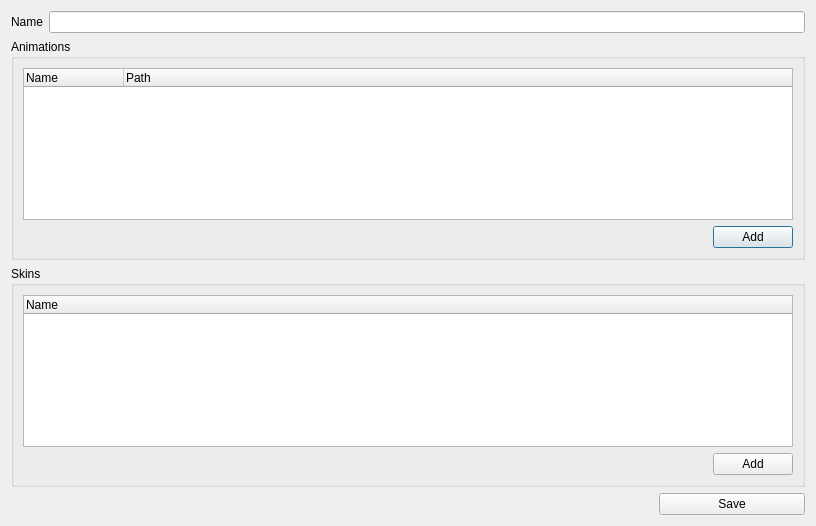
<?xml version="1.0" encoding="UTF-8"?>
<ui version="4.0">
 <class>DlgSkinnedModelEdit</class>
 <widget class="QDialog" name="DlgSkinnedModelEdit">
  <property name="geometry">
   <rect>
    <x>0</x>
    <y>0</y>
    <width>816</width>
    <height>526</height>
   </rect>
  </property>
  <property name="windowTitle">
   <string>Skinned model edit</string>
  </property>
  <layout class="QGridLayout" name="gridLayout">
   <item row="2" column="0" colspan="6">
    <widget class="QGroupBox" name="groupBox">
     <property name="title">
      <string>Animations</string>
     </property>
     <layout class="QGridLayout" name="gridLayout_3">
      <item row="1" column="1">
       <widget class="QPushButton" name="pushButton_4">
        <property name="sizePolicy">
         <sizepolicy hsizetype="Minimum" vsizetype="Fixed">
          <horstretch>0</horstretch>
          <verstretch>1</verstretch>
         </sizepolicy>
        </property>
        <property name="text">
         <string>Add</string>
        </property>
       </widget>
      </item>
      <item row="1" column="0">
       <spacer name="horizontalSpacer_2">
        <property name="orientation">
         <enum>Qt::Horizontal</enum>
        </property>
        <property name="sizeHint" stdset="0">
         <size>
          <width>40</width>
          <height>20</height>
         </size>
        </property>
       </spacer>
      </item>
      <item row="0" column="0" colspan="2">
       <widget class="QTreeWidget" name="dfasdf">
        <column>
         <property name="text">
          <string>Name</string>
         </property>
        </column>
        <column>
         <property name="text">
          <string>Path</string>
         </property>
        </column>
       </widget>
      </item>
     </layout>
    </widget>
   </item>
   <item row="3" column="0" colspan="6">
    <widget class="QGroupBox" name="groupBox_2">
     <property name="title">
      <string>Skins</string>
     </property>
     <layout class="QGridLayout" name="gridLayout_2">
      <item row="0" column="0" colspan="2">
       <widget class="SimpleTreeWidget" name="skinTree">
        <column>
         <property name="text">
          <string>Name</string>
         </property>
        </column>
       </widget>
      </item>
      <item row="1" column="1">
       <widget class="QPushButton" name="pushButton_2">
        <property name="sizePolicy">
         <sizepolicy hsizetype="Minimum" vsizetype="Fixed">
          <horstretch>0</horstretch>
          <verstretch>1</verstretch>
         </sizepolicy>
        </property>
        <property name="text">
         <string>Add</string>
        </property>
       </widget>
      </item>
      <item row="1" column="0">
       <spacer name="horizontalSpacer">
        <property name="orientation">
         <enum>Qt::Horizontal</enum>
        </property>
        <property name="sizeHint" stdset="0">
         <size>
          <width>40</width>
          <height>20</height>
         </size>
        </property>
       </spacer>
      </item>
     </layout>
    </widget>
   </item>
   <item row="0" column="0">
    <widget class="QLabel" name="label_3">
     <property name="sizePolicy">
      <sizepolicy hsizetype="Preferred" vsizetype="Preferred">
       <horstretch>1</horstretch>
       <verstretch>0</verstretch>
      </sizepolicy>
     </property>
     <property name="text">
      <string>Name</string>
     </property>
    </widget>
   </item>
   <item row="5" column="0">
    <spacer name="horizontalSpacer_3">
     <property name="orientation">
      <enum>Qt::Horizontal</enum>
     </property>
     <property name="sizeHint" stdset="0">
      <size>
       <width>40</width>
       <height>20</height>
      </size>
     </property>
    </spacer>
   </item>
   <item row="5" column="5">
    <widget class="QPushButton" name="pushButton_3">
     <property name="sizePolicy">
      <sizepolicy hsizetype="Minimum" vsizetype="Fixed">
       <horstretch>1</horstretch>
       <verstretch>0</verstretch>
      </sizepolicy>
     </property>
     <property name="text">
      <string>Save</string>
     </property>
    </widget>
   </item>
   <item row="5" column="4">
    <spacer name="horizontalSpacer_7">
     <property name="orientation">
      <enum>Qt::Horizontal</enum>
     </property>
     <property name="sizeHint" stdset="0">
      <size>
       <width>40</width>
       <height>20</height>
      </size>
     </property>
    </spacer>
   </item>
   <item row="0" column="1" colspan="5">
    <widget class="QLineEdit" name="nameEdit">
     <property name="sizePolicy">
      <sizepolicy hsizetype="Expanding" vsizetype="Fixed">
       <horstretch>10</horstretch>
       <verstretch>0</verstretch>
      </sizepolicy>
     </property>
    </widget>
   </item>
   <item row="5" column="3">
    <spacer name="horizontalSpacer_6">
     <property name="orientation">
      <enum>Qt::Horizontal</enum>
     </property>
     <property name="sizeHint" stdset="0">
      <size>
       <width>40</width>
       <height>20</height>
      </size>
     </property>
    </spacer>
   </item>
   <item row="5" column="2">
    <spacer name="horizontalSpacer_5">
     <property name="orientation">
      <enum>Qt::Horizontal</enum>
     </property>
     <property name="sizeHint" stdset="0">
      <size>
       <width>40</width>
       <height>20</height>
      </size>
     </property>
    </spacer>
   </item>
   <item row="5" column="1">
    <spacer name="horizontalSpacer_4">
     <property name="orientation">
      <enum>Qt::Horizontal</enum>
     </property>
     <property name="sizeHint" stdset="0">
      <size>
       <width>40</width>
       <height>20</height>
      </size>
     </property>
    </spacer>
   </item>
  </layout>
 </widget>
 <customwidgets>
  <customwidget>
   <class>SimpleTreeWidget</class>
   <extends>QTreeWidget</extends>
   <header>simpletreewidget.h</header>
  </customwidget>
 </customwidgets>
 <resources/>
 <connections>
  <connection>
   <sender>pushButton_2</sender>
   <signal>clicked()</signal>
   <receiver>DlgSkinnedModelEdit</receiver>
   <slot>onSkinPick()</slot>
   <hints>
    <hint type="sourcelabel">
     <x>796</x>
     <y>477</y>
    </hint>
    <hint type="destinationlabel">
     <x>294</x>
     <y>163</y>
    </hint>
   </hints>
  </connection>
  <connection>
   <sender>pushButton_3</sender>
   <signal>clicked()</signal>
   <receiver>DlgSkinnedModelEdit</receiver>
   <slot>onSave()</slot>
   <hints>
    <hint type="sourcelabel">
     <x>743</x>
     <y>516</y>
    </hint>
    <hint type="destinationlabel">
     <x>294</x>
     <y>282</y>
    </hint>
   </hints>
  </connection>
  <connection>
   <sender>pushButton_4</sender>
   <signal>clicked()</signal>
   <receiver>DlgSkinnedModelEdit</receiver>
   <slot>onAddAnimation()</slot>
   <hints>
    <hint type="sourcelabel">
     <x>796</x>
     <y>260</y>
    </hint>
    <hint type="destinationlabel">
     <x>294</x>
     <y>181</y>
    </hint>
   </hints>
  </connection>
  <connection>
   <sender>pushButton_2</sender>
   <signal>clicked()</signal>
   <receiver>DlgSkinnedModelEdit</receiver>
   <slot>onAddSkin()</slot>
   <hints>
    <hint type="sourcelabel">
     <x>754</x>
     <y>471</y>
    </hint>
    <hint type="destinationlabel">
     <x>36</x>
     <y>265</y>
    </hint>
   </hints>
  </connection>
 </connections>
 <slots>
  <slot>onModelPick()</slot>
  <slot>onSkinPick()</slot>
  <slot>onSave()</slot>
  <slot>onAddAnimation()</slot>
  <slot>onAddSkin()</slot>
 </slots>
</ui>
